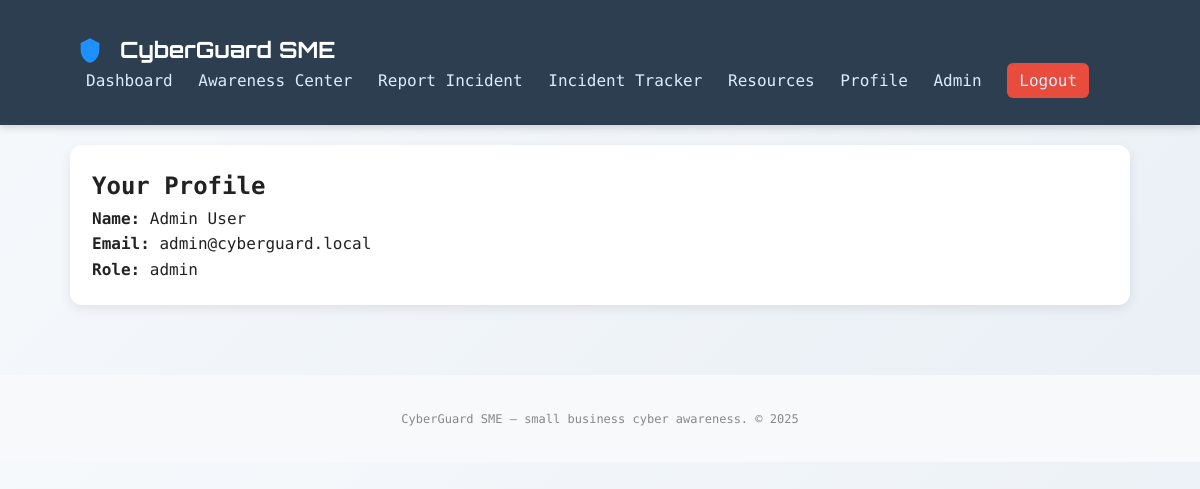
The app's page /profile.php (signed in) with its own data.
### tables this page shows
CREATE TABLE `users` (
  `id` int(11) NOT NULL,
  `name` varchar(120) NOT NULL,
  `email` varchar(150) NOT NULL,
  `password` varchar(255) NOT NULL,
  `role` enum('admin','staff') NOT NULL DEFAULT 'staff',
  `created_at` timestamp NULL DEFAULT current_timestamp()
);

### inc/functions.php (called while the page is built, shortened)
<?php
require_once __DIR__.'/db.php';
function is_logged_in() {
    return isset($_SESSION['user_id']);
}
function current_user() {
    global $mysqli;
    $id = intval($_SESSION['user_id']);
    $stmt = $mysqli->prepare("SELECT id,name,email,role FROM users WHERE id=? LIMIT 1");
    $stmt->bind_param('i',$id);
    $stmt->execute();
    $res = $stmt->get_result();
    $row = $res->fetch_assoc();
    return $row;
}
function is_admin() {
    $u = current_user();
    return $u && $u['role'] === 'admin';
}
function sanitize($s) {
    return htmlspecialchars($s, ENT_QUOTES, 'UTF-8');
}

### profile.php (the view, shortened to what this page needs)
<?php
require_once 'inc/functions.php';
include 'inc/header.php';
?>
<section class="card">
  <h2>Your Profile</h2>
  <p><strong>Name:</strong> <?= sanitize($user['name']) ?></p>
  <p><strong>Email:</strong> <?= sanitize($user['email']) ?></p>
  <p><strong>Role:</strong> <?= sanitize($user['role']) ?></p>
</section>
<?php include 'inc/footer.php'; ?>

### assets/css/style.css (style rules this page uses)
:root { --primary: #1E90FF; --secondary: #2C3E50; --bg: linear-gradient(135deg, #f6f9fc, #e9eff5); --card: #ffffff; --muted: #888; }
* { box-sizing: border-box; margin: 0; padding: 0; }
body { font-family: 'Source Code Pro', monospace; background: var(--bg); color: #222; line-height: 1.6; }
.card { background: var(--card); padding: 22px; border-radius: 12px; box-shadow: 0 4px 12px rgba(0,0,0,0.08); margin-bottom: 20px; animation: fadeIn 0.6s ease-in-out; }

### records on screen
users: name "Admin User", email "admin@cyberguard.local", role "admin"
